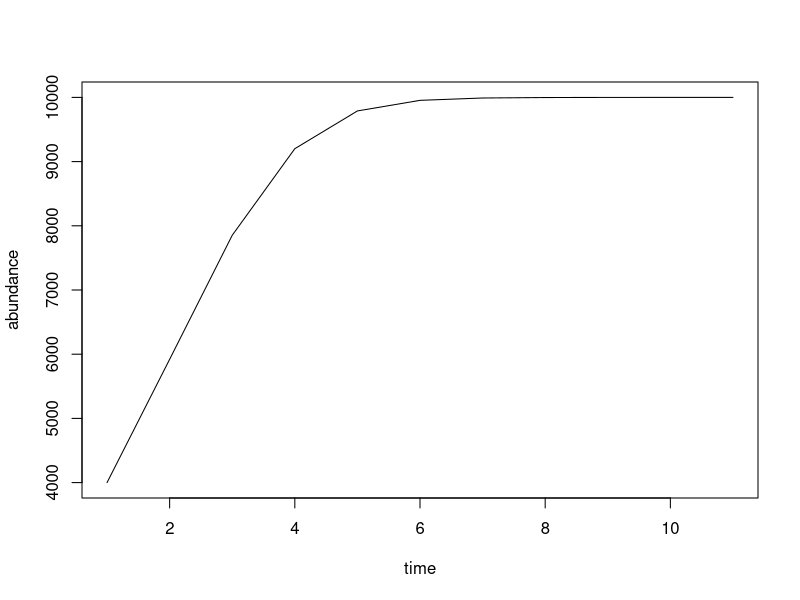

This chart was generated by the following R code:
#Lab 04: For Loops


#Problem 1: Writing a for loop to print "Hi" 10 times
x <- "hi" #Specifies what value os going into our for loop
for (i in seq(1,10)) {
  print(x)
}


#Question 2:Tim currently has $10 Dollars in his savings account.Each week his parents give him an allowance of $5.  Each week he also buys 2 packs of gum.  If the packs of gum cost $1.34 each (with tax included), how much money will Tim have in total eight weeks from now?  
Savings <- 10 #Specify the initial ammount
Allowance <- 5 #The amount Tim gets each week 
WeeklyGumBudget <- 1.34*2 #How much tim spends on gum each week
for ( i in seq(1,8)) {
  Savings <- Savings + Allowance - WeeklyGumBudget
  print(Savings)
} #Says that in a sequence of 8, you take your savings and add the allowance and then subrtact the weekly gum budget

#Question 3: A conservation biologist estimates that, under current conditions, a population she is studying will shrink by 5% each year.  Suppose the current population size is 2000 individuals.  What is the expected population size each year for the next seven years?  Write a for loop that calculates it and prints each year’s size to the console.
CurrentPop <- 2000 #Specifies the starting point for the for loop
Decline <- (CurrentPop * .05) #Gives the rate of decline in the population
for (i in seq(1,7)) {
  CurrentPop <- CurrentPop - Decline
  print(CurrentPop)
} # For loop takes the current population, applies the 5% decline rate every year for 7 years and then prints the information


#Question 4: Here is the discrete-time logistic growth equation, used in many models of population abundance over time:
# `n[t] = n[t-1] + ( r * n[t-1] * (K - n[t-1])/K )`
#where `n[t]` is the abundance of the population at time `t`, `n[t – 1]` is the abundance of the population in the previous time step, `r` is the intrinsic growth rate of the population, and `K` is the environmental carrying capacity for the population.  Suppose that right now is time 1 (i.e., the current time step is `t = 1`).  **If `n[1] = 2500, K = 10000, and r = 0.8`, then what do you predict for the value of `n[12]`?**  Write a for loop that answers this question and that also prints out the abundance of the population each time step.
n <- 2500
K <- 10000
r <- 0.8
t <- 2
for (t in seq( 2 , 12)) {
  n[t] = n[t-1] + ( r * n[t-1] * (K - n[t-1])/K )
  print(n[t])
}
#Store time and abundance to then create graph (plot(time, abundance))
abundance <- c(4000, 5920, 7852.288, 9201.444, 9789.274, 9954.302, 9990.693, 9998.132, 9999.626, 9999.925, 9999.985)
time <- 1:11
#These are the values from the previous question, plotted down below in a line graph
plot(time, abundance, type = "l")

################# PART II #####################
# Practice writing “for loops” AND practice storing the data produced by your loops in arrays. #


#Question 5a
vector <- rep(0,18) #Creates a vector with 0, in 18 places
print(vector) #Prints the vector that we just created

#Question 5b
for ( i in seq(1,18) ){
  vector[i] <- 3 * i
}

#Question 5c
vector2 <- c(1,0,0,0,0,0,0,0,0,0,0,0,0,0,0,0,0,0) #Makes a vector with 18 places, the first place being 1 and the other 17 places being 0
print(vector2) #Prints teh vector we just made

#Question 5D: Write a for loop so that starting with the second entry of the vector created in part c, the value stored in that position in the vector is equal to one plus twice the value of the previous entry (i.e., 1 + (2 * previous entry) ).

for (i in seq(2,18)) {
  vector2[i] <- 1 + (2 * (vector2[i - 1]))
}
 print(vector2)


#Question 6: Using a for loop to calculate the first 20 digits of the Fibonacci series starting at 0
vector3 <- c(0,1,0,0,0,0,0,0,0,0,0,0,0,0,0,0,0,0,0,0) #Creates the vecotr in which the fibonacci series will be stored

for (i in seq(3,20)) {
  vector3[i] <- ((vector3[i - 1]) + (vector3[i - 2]))
}
print(vector3)
 
#The for loop above generates the fibonacci series into vector three starting at 0.


